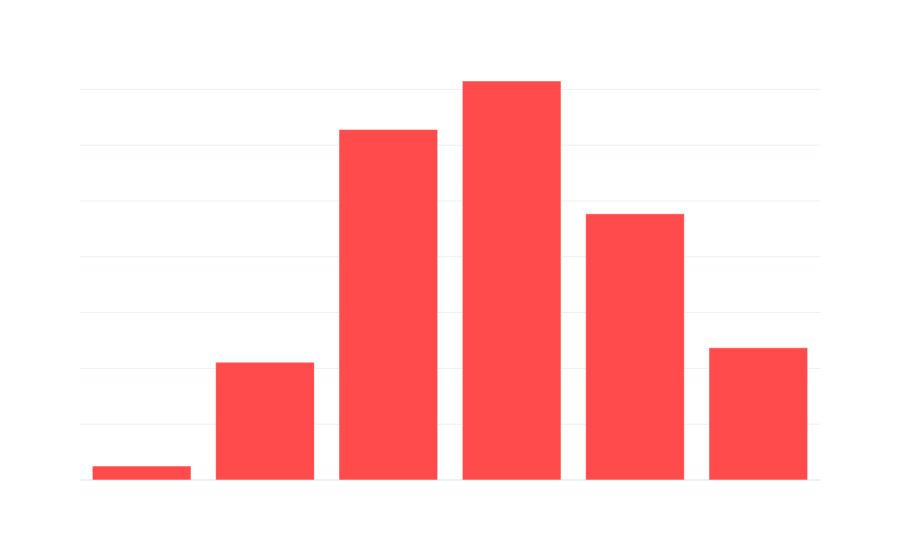

Notebook cell for this chart:
### Markdown cell above
Abaixo, o primeiro gráfico da visualização. Um bar chart simples para preparar o usuário para o fato de que não temos um número homogêneo de textos para cada nota

### Code cell
# Create the bar chart
fig = px.bar(
    df_chart,  # Pass the entire DataFrame
    x='nota_real',  # X-axis
    y='qtde_textos',  # Y-axis
    labels={'qtde_textos': 'Quantidade', 'nota_real': 'Nota'},  # Custom axis labels
    color_discrete_sequence=['#FF4B4B']  # Streamlit red color
)

# Update the tooltip
fig.update_traces(
    hovertemplate="%{y} textos<extra></extra>"  # Custom tooltip  
)

# Update layout for transparent background and tooltip styles
fig.update_layout(
    title="Quantidade de Textos por Nota",
    xaxis_title="Nota",
    yaxis_title="Quantidade",
    template="plotly_white",
    plot_bgcolor="rgba(0, 0, 0, 0)",  # Transparent plot background
    paper_bgcolor="rgba(0, 0, 0, 0)",  # Transparent outer background
    font=dict(color="white"),  # White font for titles, labels, and text
    xaxis=dict(
        showgrid=False,  # Remove vertical gridlines
        color="white"    # White font for x-axis labels
    ),
    yaxis=dict(
        #showgrid=False,  # Remove horizontal gridlines
        color="white"    # White font for y-axis labels
    ),
    hoverlabel=dict(
        bgcolor="#FFE6E6",  # Light red background
        font_size=14,       # Tooltip font size
        font_color="black"  # Tooltip text color
    )
)

# Show the figure
fig.show()

### Figure 1 — Plotly figure (JSON) as saved in the notebook; plotly's stock layout.template omitted (floating-point values rounded to 4 significant figures)
{"data": [{"alignmentgroup": "True", "hovertemplate": "%{y} textos<extra></extra>", "legendgroup": "", "marker": {"color": "#FF4B4B", "pattern": {"shape": ""}}, "name": "", "offsetgroup": "", "orientation": "v", "showlegend": false, "textposition": "auto", "type": "bar", "x": [3, 2, 4, 5, 1, 0], "xaxis": "x", "y": [715, 628, 477, 237, 211, 25], "yaxis": "y"}], "layout": {"barmode": "relative", "font": {"color": "white"}, "hoverlabel": {"bgcolor": "#FFE6E6", "font": {"color": "black", "size": 14}}, "legend": {"tracegroupgap": 0}, "margin": {"t": 60}, "paper_bgcolor": "rgba(0, 0, 0, 0)", "plot_bgcolor": "rgba(0, 0, 0, 0)", "title": {"text": "Quantidade de Textos por Nota"}, "xaxis": {"anchor": "y", "color": "white", "domain": [0, 1], "showgrid": false, "title": {"text": "Nota"}}, "yaxis": {"anchor": "x", "color": "white", "domain": [0, 1], "title": {"text": "Quantidade"}}}}
